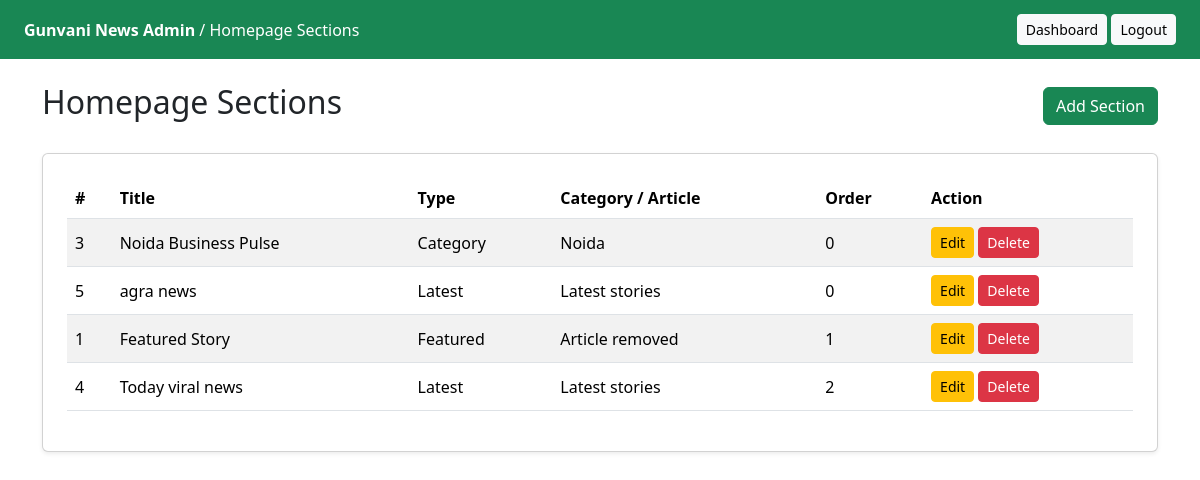
The app's page /admin/sections.php (signed in) with its own data.
### tables this page shows
CREATE TABLE `homepage_sections` (
  `id` int(11) NOT NULL,
  `title` varchar(255) NOT NULL,
  `subtitle` varchar(500) DEFAULT NULL,
  `section_type` enum('latest','category','featured') NOT NULL DEFAULT 'latest',
  `category_id` int(11) DEFAULT NULL,
  `article_id` int(11) DEFAULT NULL,
  `display_order` int(11) NOT NULL DEFAULT 0,
  `created_at` timestamp NULL DEFAULT current_timestamp()
);

CREATE TABLE `categories` (
  `id` int(11) NOT NULL,
  `name` varchar(255) NOT NULL,
  `slug` varchar(255) NOT NULL,
  `description` text DEFAULT NULL,
  `created_at` timestamp NULL DEFAULT current_timestamp()
);

### admin/sections.php (the view, shortened to what this page needs)
<?php
require_once 'db.php';
$sections = $pdo->query(
    "SELECT s.*, c.name AS category_name, a.title AS article_title
     FROM homepage_sections s
     LEFT JOIN categories c ON s.category_id = c.id
     LEFT JOIN articles a ON s.article_id = a.id
     ORDER BY s.display_order ASC"
)->fetchAll(PDO::FETCH_ASSOC);
function escape($value) {
    return htmlspecialchars($value, ENT_QUOTES, 'UTF-8');
}
?>
<!DOCTYPE html>
<html lang="en">
<head>
    <link href="https://cdn.jsdelivr.net/npm/bootstrap@5.3.3/dist/css/bootstrap.min.css" rel="stylesheet">
</head>
<body>
<div style="background:#198754;color:#fff;padding:14px 24px;display:flex;justify-content:space-between;align-items:center;">
    <div><strong>Gunvani News Admin</strong> / Homepage Sections</div>
    <div>
        <a href="dashboard.php" class="btn btn-light btn-sm">Dashboard</a>
        <a href="logout.php" class="btn btn-light btn-sm">Logout</a>
    </div>
</div>
<div class="container py-4">
    <div class="d-flex justify-content-between align-items-center mb-4">
        <h2>Homepage Sections</h2>
        <a href="add_section.php" class="btn btn-success">Add Section</a>
    </div>
    <div class="card p-4 shadow-sm">
        <div class="table-responsive">
            <table class="table table-striped align-middle">
                <thead>
                    <tr>
                        <th>#</th>
                        <th>Title</th>
                        <th>Type</th>
                        <th>Category / Article</th>
                        <th>Order</th>
                        <th>Action</th>
                    </tr>
                </thead>
                <tbody>
                    <?php if (count($sections) === 0): ?>
                        <tr><td colspan="6" class="text-center">No homepage sections defined yet.</td></tr>
                    <?php else: ?>
                        <?php foreach ($sections as $section): ?>
                            <tr>
                                <td><?= escape($section['id']) ?></td>
                                <td><?= escape($section['title']) ?></td>
                                <td><?= escape(ucfirst($section['section_type'])) ?></td>
                                <td>
                                    <?php if ($section['section_type'] === 'category'): ?>
                                        <?= escape($section['category_name'] ?: 'Category removed') ?>
                                    <?php elseif ($section['section_type'] === 'featured'): ?>
                                        <?= escape($section['article_title'] ?: 'Article removed') ?>
                                    <?php else: ?>
                                        Latest stories
                                    <?php endif; ?>
                                </td>
                                <td><?= escape($section['display_order']) ?></td>
                                <td>
                                    <a href="edit_section.php?id=<?= escape($section['id']) ?>" class="btn btn-sm btn-warning">Edit</a>
                                    <a href="sections.php?delete=<?= escape($section['id']) ?>" class="btn btn-sm btn-danger" onclick="return confirm('Remove this homepage section?')">Delete</a>
                                </td>
                            </tr>
                        <?php endforeach; ?>
                    <?php endif; ?>
                </tbody>
            </table>
        </div>
    </div>
</div>
</body>
</html>

### records on screen
homepage_sections: id "3", title "Noida Business Pulse", section_type "Category", category.name "Noida", display_order "0"
homepage_sections: id "5", title "agra news", section_type "Latest", shows "Latest stories", display_order "0"
homepage_sections: id "1", title "Featured Story", section_type "Featured", article_title "Article removed", display_order "1"
homepage_sections: id "4", title "Today viral news", section_type "Latest", shows "Latest stories", display_order "2"
